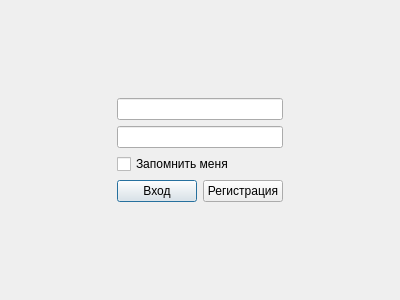
<?xml version="1.0" encoding="UTF-8"?>
<ui version="4.0">
 <class>LoginWindow</class>
 <widget class="QDialog" name="LoginWindow">
  <property name="geometry">
   <rect>
    <x>0</x>
    <y>0</y>
    <width>400</width>
    <height>300</height>
   </rect>
  </property>
  <property name="windowTitle">
   <string>Dialog</string>
  </property>
  <layout class="QGridLayout" name="gridLayout">
   <item row="0" column="1">
    <spacer name="verticalSpacer">
     <property name="orientation">
      <enum>Qt::Vertical</enum>
     </property>
     <property name="sizeHint" stdset="0">
      <size>
       <width>20</width>
       <height>66</height>
      </size>
     </property>
    </spacer>
   </item>
   <item row="1" column="0">
    <spacer name="horizontalSpacer">
     <property name="orientation">
      <enum>Qt::Horizontal</enum>
     </property>
     <property name="sizeHint" stdset="0">
      <size>
       <width>76</width>
       <height>20</height>
      </size>
     </property>
    </spacer>
   </item>
   <item row="1" column="1">
    <layout class="QVBoxLayout" name="verticalLayout">
     <item>
      <widget class="QLineEdit" name="lineEdit"/>
     </item>
     <item>
      <widget class="QLineEdit" name="lineEdit_2"/>
     </item>
     <item>
      <widget class="QCheckBox" name="checkBox">
       <property name="text">
        <string>Запомнить меня</string>
       </property>
      </widget>
     </item>
     <item>
      <layout class="QHBoxLayout" name="horizontalLayout">
       <item>
        <widget class="QPushButton" name="pushButton">
         <property name="text">
          <string>Вход</string>
         </property>
        </widget>
       </item>
       <item>
        <widget class="QPushButton" name="pushButton_2">
         <property name="text">
          <string>Регистрация</string>
         </property>
        </widget>
       </item>
      </layout>
     </item>
    </layout>
   </item>
   <item row="1" column="2">
    <spacer name="horizontalSpacer_2">
     <property name="orientation">
      <enum>Qt::Horizontal</enum>
     </property>
     <property name="sizeHint" stdset="0">
      <size>
       <width>76</width>
       <height>20</height>
      </size>
     </property>
    </spacer>
   </item>
   <item row="2" column="1">
    <spacer name="verticalSpacer_2">
     <property name="orientation">
      <enum>Qt::Vertical</enum>
     </property>
     <property name="sizeHint" stdset="0">
      <size>
       <width>20</width>
       <height>65</height>
      </size>
     </property>
    </spacer>
   </item>
  </layout>
 </widget>
 <resources/>
 <connections/>
</ui>
